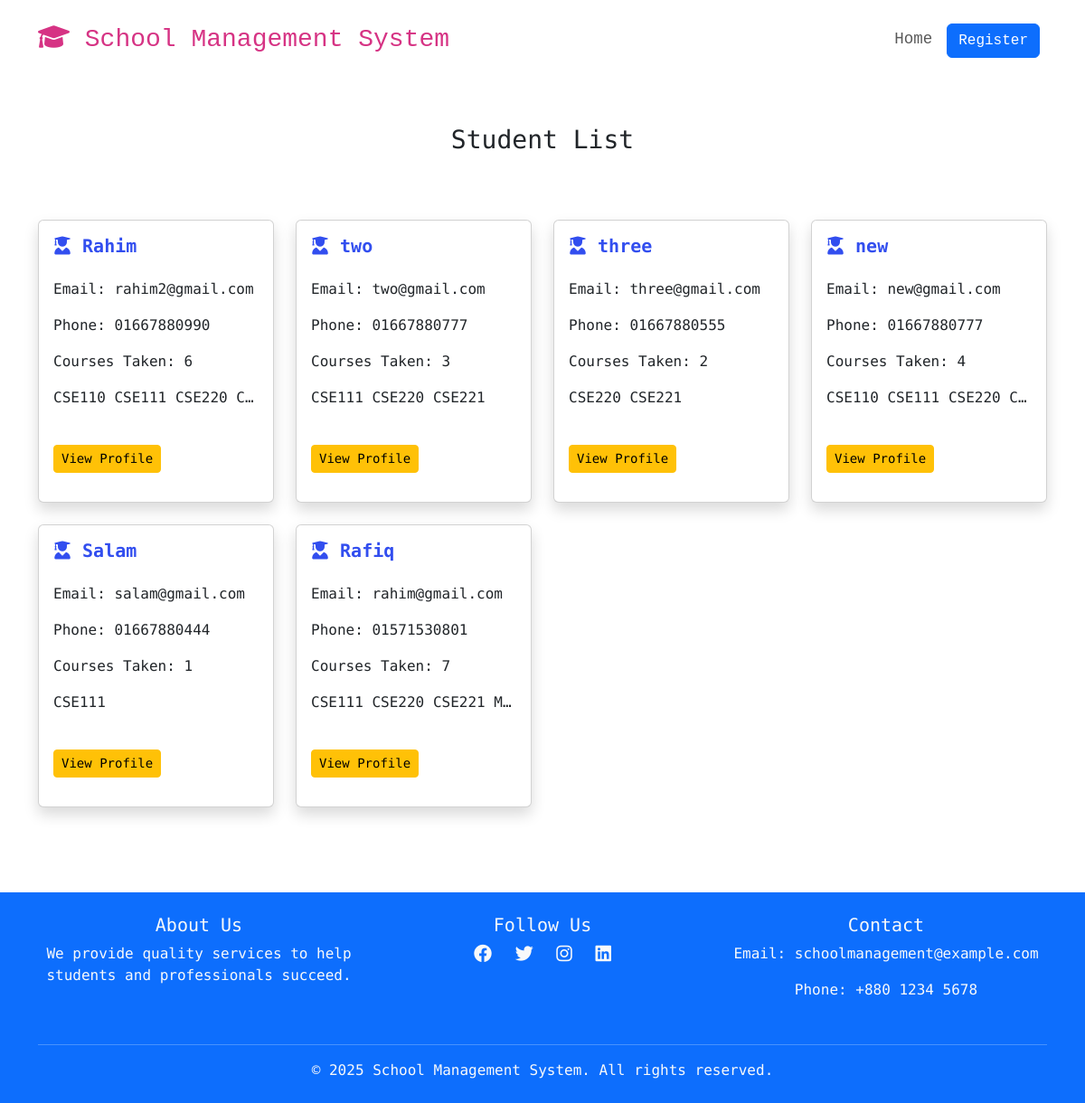
Before: / with the older database file.
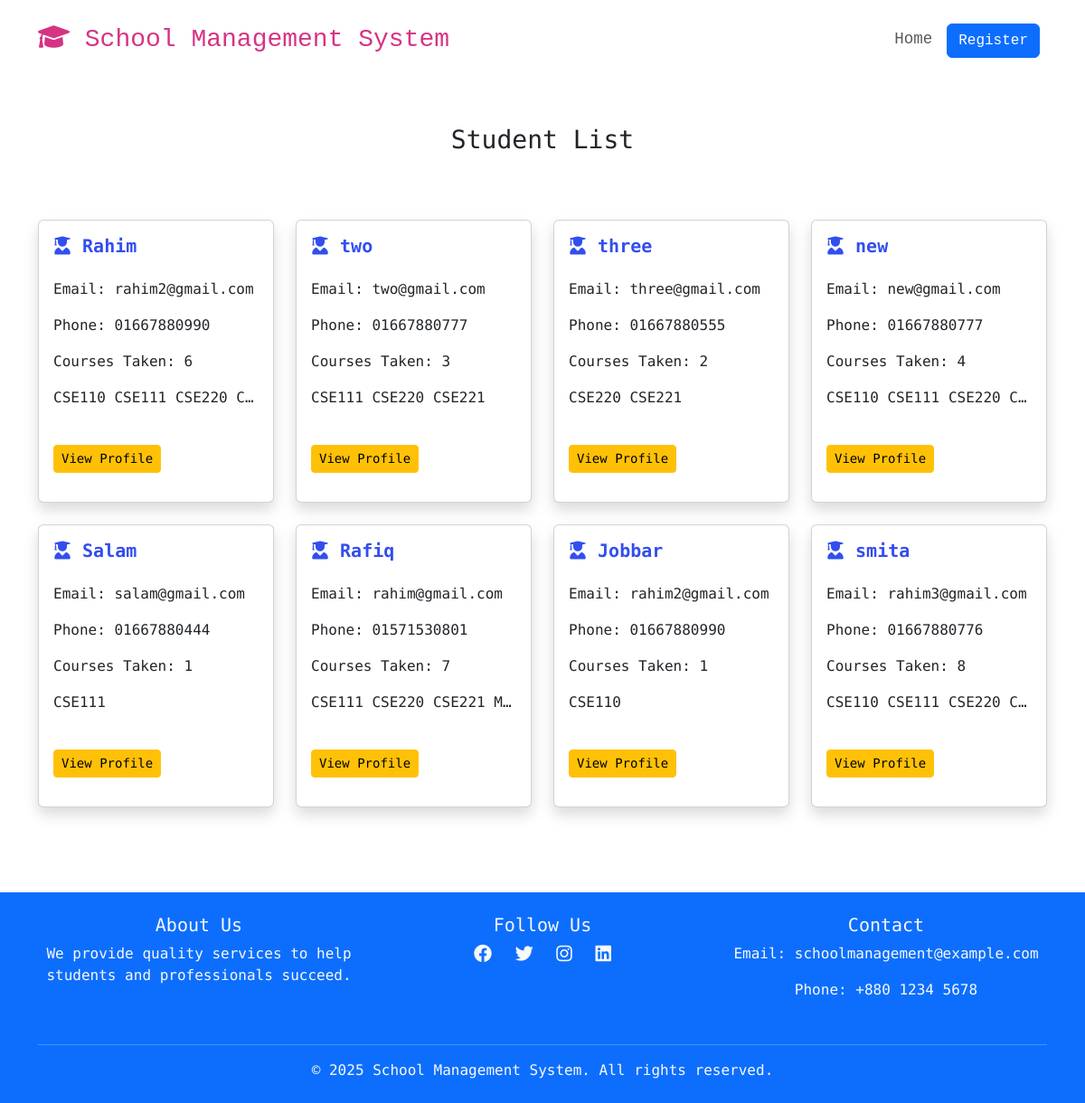
After: the same page with the newer database file.
### student/models.py (models this page shows, shortened)
class Student(models.Model):
    name = models.CharField(max_length=100)
    email=models.EmailField()
    phone=models.CharField(max_length=15)
    coursesTaken=models.ManyToManyField(Course)

class Course(models.Model):
    name = models.CharField(max_length=100)

### student/views.py (the view)
# urls.py: path('', views.HomeView, name='home'),
def HomeView(request):
    context = {}
    students = Student.objects.prefetch_related('coursesTaken').all()
    context['students'] = students
    return render(request, 'student/studentList.html', context)

### student/templates/student/studentList.html (shortened to what this page needs)
{% extends 'base.html' %}
{% load static %}
{% block css%}<link rel="stylesheet" href="{% static 'student/css/style.css' %}">{% endblock %}
{% block body %}
    <h3 class="text-center mt-5">Student List</h3>
    <section class='cards mt-5' style="height: 90vh; width: 100%;">
        <div class="container">
            <div class="row">
                {% for student in students %}
                    <div class="col-3 mt-4">
                        <div class="card mb-3 h-100 shadow bg-body rounded" style="max-width: 540px;">
                            <div class="row g-0">
                              <div class="col-md-12">
                                <div class="card-body">
                                  <h5 class="card-title mb-4 fw-bolder" style="color:rgb(50, 78, 239);"><i class="fa-solid fa-user-graduate"></i> {{ student.name }}</h5>
                                  <p class="card-text">Email: {{ student.email }}</p>
                                  <p class="card-text">Phone: {{ student.phone }}</p>
                                  <p class="card-text">Courses Taken: {{ student.coursesTaken.count }}</p>
                                  <p class="card-text text-truncate">
                                  {% for course in student.coursesTaken.all %}
                                      {{ course.name }}
                                  {% endfor %}
                                  </p>
                                  <br>
                                  <a href="{% url 'student_profile' student.id %}" class="btn btn-warning btn-sm">View Profile</a>
                                </div>
                              </div>
                            </div>
                        </div>
                    </div>
                {% endfor %}
    </section>
{% endblock %}``

### templates/base.html (shortened to what this page needs)
{% load static %}
<!doctype html>
<html lang="en">
  <head>
    <link href="https://cdn.jsdelivr.net/npm/bootstrap@5.3.3/dist/css/bootstrap.min.css" rel="stylesheet">
    {% block css %}{% endblock %}
  </head>
  <body>
    <nav class="navbar navbar-expand-lg p-3 ">
        <div class="container d-flex justify-content-between">
            <a class="navbar-brand" href="#"><h2><code><i class="fa-solid fa-graduation-cap"></i> School Management System</code></h2></a>
            <div class="collapse navbar-collapse" id="navbarSupportedContent">
            <ul class="navbar-nav ms-auto mb-2 mb-lg-0">
                <li class="nav-item">
                <a class="nav-link fs-5" aria-current="page" href="{% url 'home' %}"><code>Home</code></a>
                </li>
                <li class="nav-item">
                <a class="nav-link fs-5 ms-auto" href="{% url 'student_registration' %}"><code><button class="btn btn-primary">Register</button></code></a>
                </li>
            </ul>
            </div>
        </div>
    </nav>
    {% block body %}{% endblock %}
    <footer class="bg-primary text-light py-4 mt-5">
        <div class="container text-center">
          <div class="row">
            <div class="col-md-4 mb-3">
              <h5>About Us</h5>
              <p>We provide quality services to help students and professionals succeed.</p>
            </div>
            <div class="col-md-4 mb-3">
              <h5>Follow Us</h5>
              <a href="#" class="text-light me-3"><i class="fab fa-facebook fa-lg"></i></a>
              <a href="#" class="text-light me-3"><i class="fab fa-twitter fa-lg"></i></a>
              <a href="#" class="text-light me-3"><i class="fab fa-instagram fa-lg"></i></a>
              <a href="#" class="text-light"><i class="fab fa-linkedin fa-lg"></i></a>
            </div>
            <div class="col-md-4 mb-3">
              <h5>Contact</h5>
              <p>Email: schoolmanagement@example.com</p>
              <p>Phone: +880 1234 5678</p>
            </div>
          </div>
          <hr class="border-light">
          <p class="mb-0">&copy; 2025 School Management System. All rights reserved.</p>
        </div>
    </footer>
    <link rel="stylesheet" href="https://cdnjs.cloudflare.com/ajax/libs/font-awesome/6.0.0-beta3/css/all.min.css" />
  </body>
</html>

### student/static/student/css/style.css (style rules this page uses)
body { font-family: 'Source Code Pro', monospace !important; }

Changed rows visible on the page:
added Student: name "Jobbar", email "rahim2@gmail.com", phone "01667880990", coursesTaken.count "1", Course (name "CSE110")
added Student: name "smita", email "rahim3@gmail.com", phone "01667880776", coursesTaken.count "8", Course (name "CSE110"), Course (name "CSE111"), Course (name "CSE220"), Course (name "C…")
